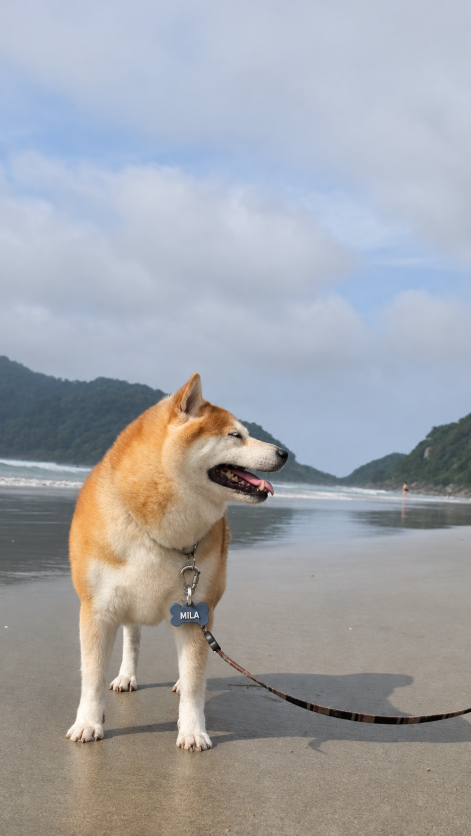
#> input picture tools/assets/mila/mila_corpo.png, 941 x 1671 px, given in place of logo.jpg, which was not available (shown at 1/2 size)
$ python cover_mila.py
#> lines starting #> are read from the running program, lines starting #| are printed output that depends on the picture
### tools/gen4.py
import os as _os
HERE = _os.path.dirname(_os.path.abspath(__file__))
import math, os, subprocess, sys
import numpy as np
from PIL import Image, ImageDraw, ImageFont, ImageOps

W, H, FPS = 1080, 1920, 30
D = HERE
OUT = D + '/out4'
os.makedirs(OUT, exist_ok=True)
LOGO_PATH = HERE + '/assets/logo.jpg'
FD = '/usr/share/fonts/truetype/google-fonts/'
FB = FD + 'Poppins-ExtraBold.ttf' if os.path.exists(FD + 'Poppins-ExtraBold.ttf') else FD + 'Poppins-Bold.ttf'
FM = FD + 'Poppins-Medium.ttf' if os.path.exists(FD + 'Poppins-Medium.ttf') else FD + 'Poppins-Bold.ttf'

# Mavan identity: charcoal on cream, thin line-art, a gold accent for "value"
CREAM = (248, 245, 239)
CHAR = (38, 36, 40)
OL = CHAR
GOLD = (236, 176, 62)
GOLDL = (255, 226, 150)
WARM = (226, 219, 207)
LINEC = (233, 227, 217)
GRAY = (128, 122, 118)
RED = (214, 64, 64)
WHITE = (255, 255, 255)

LINES = [
    ('633c0a6f-01-cliente.mp3', 'cliente', 'Ué... você imprime em 3D? Deve tá rico, hein?'),
    ('238095e8-02-sofia.mp3', 'mari', 'Rico? Senta aqui que eu te mostro a conta.'),
    ('d404e46a-Sofia_explicando.mp3', 'mari', 'Filamento caro... conta de luz... peça que falha...'),
    ('03a22d49-04-cliente.mp3', 'cliente', 'Mas o guru falou que era só ligar e faturar!'),
    ('61d4daf0-05-sofia.mp3', 'mari', 'Mentira. Quem lucra vende DESIGN, NICHO e MARCA. Não hora de máquina.'),
    ('4bd53f2e-06-sofia.mp3', 'mari', 'Concorda ou tá com raiva? Comenta EU se já perdeu filamento à toa.'),
]
LEAD, GAP, HOLD, ENDCARD = 0.25, 0.35, 1.7, 1.4
SR = 22050

# ---------------------------------------------------------------- audio analysis
# [14 lines left out: function analyse, not called in this run]

A = os.environ.get('MAVAN_SKIT_AUDIO', HERE + '/aud_skit/')  # só o vídeo-esquete antigo usa isto
if all(os.path.exists(A + fn) for fn, _, _ in LINES):
    AUD = []
    for fn, spk, txt in LINES:
        s, e, env = analyse(A + fn)
        AUD.append(dict(file=A + fn, spk=spk, txt=txt, s=s, e=e, d=e - s, env=env))
    P = []
    tcur = LEAD
    for a in AUD:
        P.append(tcur)
        tcur += a['d'] + GAP

    # scene cuts
    C1 = P[2] - 0.05      # wide -> close A
    C2 = P[3] - 0.05      # close A -> wide
    C3 = P[4] - 0.05      # wide -> close B
    C4 = P[5] - 0.05      # close B -> wide CTA
    C5 = P[5] + AUD[5]['d'] + HOLD   # wide -> end card
    TOTAL = C5 + ENDCARD

else:  # áudios do esquete ausentes: os geradores novos importam apenas os utilitários deste arquivo
    AUD = [dict(d=1.0)] * len(LINES)
    P = [0.0] * len(LINES)
    C1 = C2 = C3 = C4 = C5 = 0.0
    TOTAL = 1.0

# ---------------------------------------------------------------- helpers
_c = {}
def font(path, size):
    k = (path, size)
    if k not in _c:
        _c[k] = ImageFont.truetype(path, size)
    return _c[k]

# [27 lines left out: functions tl, eob, paste_pop, not called in this run]

def put(img, txt, size, color, cx, cy, t, start, fpath=None, alpha=1.0):
    paste_pop(img, tl(txt, size, color, fpath), cx, cy, (t - start) / 0.25, alpha)

# ---------------------------------------------------------------- logo
def load_logo():
    g = np.asarray(Image.open(LOGO_PATH).convert('L')).astype(np.float32)
    alpha = np.clip((235 - g) / (235 - 70), 0, 1)
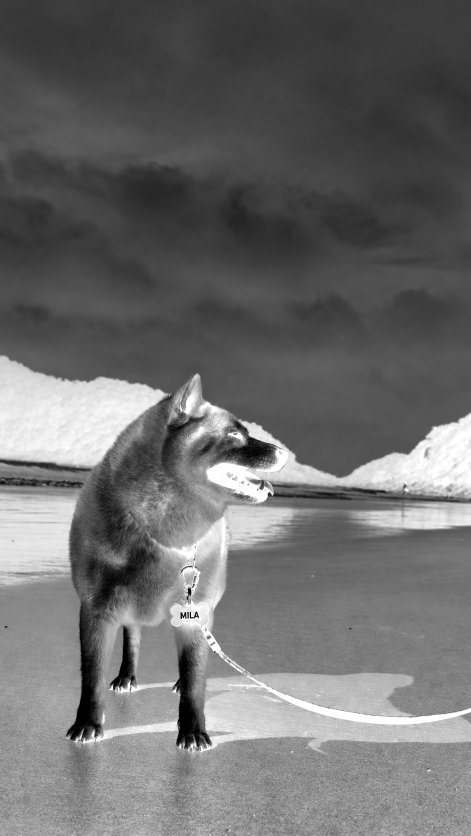
#> alpha: shape (1671, 941) float32 (shown at 1/2 size); min 0, max 1, mean 0.427
    ys, xs = np.where(alpha > 0.08)
    y0, y1, x0, x1 = ys.min(), ys.max() + 1, xs.min(), xs.max() + 1
#> y0 = 0; y1 = 1671; x0 = 0; x1 = 941
    alpha = alpha[y0:y1, x0:x1]
    rgba = np.zeros(alpha.shape + (4,), np.uint8)
    rgba[..., 0], rgba[..., 1], rgba[..., 2] = CHAR
    rgba[..., 3] = (alpha * 255).astype(np.uint8)
    return Image.fromarray(rgba, 'RGBA')

LOGO = load_logo()
def logo_w(width):
    k = ('logo', width)
    if k not in _c:
        _c[k] = LOGO.resize((width, int(LOGO.height * width / LOGO.width)), Image.LANCZOS)
    return _c[k]

# ---------------------------------------------------------------- icons and pills
# [36 lines left out: functions heart_pts, draw_icon, not called in this run]

def pill(txt, size, fg, bg, icon=None):
    key = ('pill', txt, size, fg, bg, icon)
    if key in _c:
        return _c[key]
    f = font(FB, size)
    tw = int(f.getlength(txt))
    pad = 40
    iw = 80 if icon else 0
    w = tw + pad * 2 + iw
    h = int(size * 1.95)
    im = Image.new('RGBA', (w + 20, h + 20), (0, 0, 0, 0))
    d = ImageDraw.Draw(im)
    d.rounded_rectangle((10, 10, 10 + w, 10 + h), radius=h // 2, fill=bg, outline=OL, width=5)
    if icon:
        draw_icon(d, icon, 10 + pad + 26, 10 + h // 2, 26)
    d.text((10 + pad + iw, 10 + h // 2), txt, font=f, fill=fg, anchor='lm')
    _c[key] = im
    return im

# [96 lines left out: functions rot, sparkle_layer, coin_layer, tag_layer, gem_layer, crown_layer, not called in this run]

def paste_center(img, layer, cx, cy, alpha=1.0):
    if alpha < 1:
        layer = layer.copy()
        layer.putalpha(layer.getchannel('A').point(lambda v: int(v * alpha)))
    img.paste(layer, (int(cx - layer.width / 2), int(cy - layer.height / 2)), layer)

# [18 lines left out: function draw_value_items, not called in this run]

# ---------------------------------------------------------------- stage drawing (2x supersample, with scale transform)
S = 2

class Stage:
    # [4 lines left out: function __init__, not called in this run]
    def X(self, x): return (x * self.k + self.ox) * S
    def Y(self, y): return (y * self.k + self.oy) * S
    def R(self, r): return r * self.k * S
    def LW(self, w): return max(1, int(round(w * self.k * S)))
    def circ(self, x, y, r, fill, ol=True, w=3, olc=OL):
        X, Y, R = self.X(x), self.Y(y), self.R(r)
        self.d.ellipse((X - R, Y - R, X + R, Y + R), fill=fill, outline=olc if ol else None, width=self.LW(w))
    def ell(self, x0, y0, x1, y1, fill, ol=True, w=3, olc=OL):
        self.d.ellipse((self.X(x0), self.Y(y0), self.X(x1), self.Y(y1)), fill=fill,
                       outline=olc if ol else None, width=self.LW(w))
    def rect(self, x0, y0, x1, y1, fill, rad=0, ol=True, w=3, olc=OL):
        self.d.rounded_rectangle((self.X(x0), self.Y(y0), self.X(x1), self.Y(y1)), radius=self.R(rad), fill=fill,
                                 outline=olc if ol else None, width=self.LW(w))
    # [16 lines left out: function line, not called in this run]
    def arc(self, box, a0, a1, fill, w):
        x0, y0, x1, y1 = box
        self.d.arc((self.X(x0), self.Y(y0), self.X(x1), self.Y(y1)), a0, a1, fill=fill, width=self.LW(w))
    # [9 lines left out: functions pie, poly, not called in this run]

SKIN_M = (246, 208, 178)
SKIN_C = (214, 160, 122)
MOUTH = (120, 28, 40)

def mouth_open(st, cx, my, lvl, wide=14):
    hs = [0, 8, 16, 26][lvl]
    st.ell(cx - wide, my - 3, cx + wide, my - 3 + hs, MOUTH, ol=True, w=3)

# [144 lines left out: functions draw_mari, draw_cliente, not called in this run]

# ---------------------------------------------------------------- printer (wide shots)
PX, BED_Y, HMAX, SPEED = 540, 505, 200, 12.0

def profile_w(h):
    return 34 + 26 * math.sin(h / 200.0 * math.pi * 0.9 + 0.3)

# [24 lines left out: functions draw_object, draw_spaghetti, not called in this run]

TF = P[2] + AUD[2]['d'] * 0.74

# [34 lines left out: function draw_printer, not called in this run]

# ---------------------------------------------------------------- backgrounds
def make_wide_bg():
    base = Image.new('RGB', (W, H), CREAM)
    d = ImageDraw.Draw(base)
    floor_y = 1470
    d.rectangle((0, floor_y, W, H), fill=WARM)
    for i in range(0, 14):
        y = floor_y + 14 + i * 46
        d.line((0, y, W, y), fill=(214, 206, 192), width=3)
    d.rectangle((0, floor_y - 5, W, floor_y), fill=CHAR)
    return base

BG_WIDE = make_wide_bg()
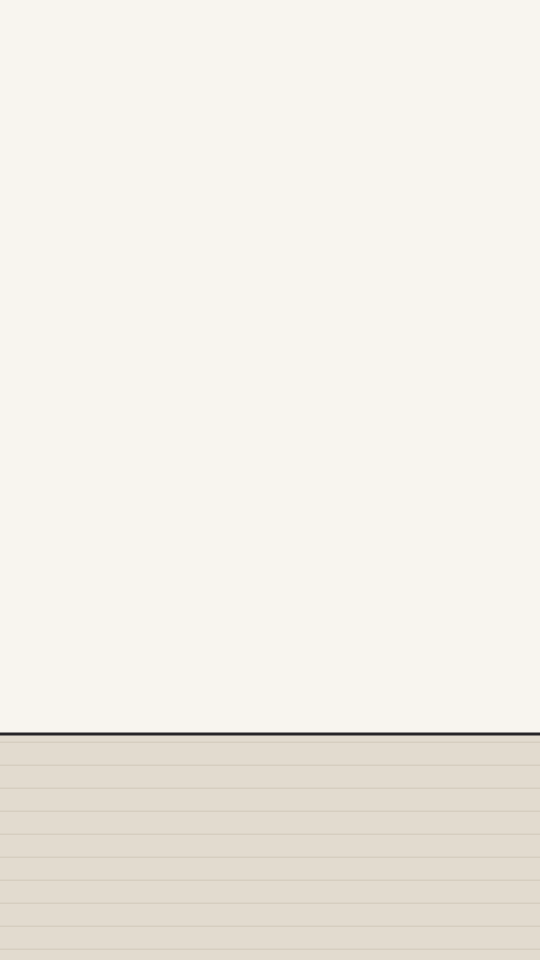
#> BG_WIDE: PIL image 1080x1920 RGB (shown at 1/2 size); mean R, G, B 242, 238.1, 230.7

# [35 lines left out: functions bg_wide, bg_cu, wrap, not called in this run]

def is_emph(w):
    z = ''.join(c for c in w if c.isalpha())
    return len(z) >= 2 and z.isupper() and not any(c.isdigit() for c in w)

BSIZE, BLH, BPAD, BMAXW = 48, 64, 34, 640
_bub = {}

# [74 lines left out: functions make_bubble, draw_bubble, active_line, env_at, not called in this run]

def lvl_of(e):
    return 0 if e < 0.15 else 1 if e < 0.4 else 2 if e < 0.75 else 3

# [16 lines left out: functions cliente_mood, state, not called in this run]

# ---------------------------------------------------------------- scenes
CX_M, CX_L = 228, 840
WK = 1.18
FLOOR_Y = 1470
WOX = 540 * (1 - WK)
WOY = (FLOOR_Y - 560) - 770 * WK
def wx(x): return x * WK + WOX
HEAD_TOP_W = 560 + (770 - 478 - 66) * WK + WOY
TIP_W = HEAD_TOP_W - 6

def logo_bug(img, cx=540, cy=330, width=300, alpha=1.0):
    lg = logo_w(width)
    paste_center(img, lg, cx, cy, alpha)

# [36 lines left out: functions scene_wide, cards_and_values, not called in this run]

CU_K = 2.0
MARI_X = 280
CU_HY = 1060

# [22 lines left out: function scene_close, not called in this run]

CARDS_A = [('Filamento caro', 'spool', 790, 1010, -3, 0.06),
           ('Conta de luz', 'bulb', 800, 1170, 2.5, 0.40),
           ('Peça que falha', 'warn', 790, 1330, -2, 0.70)]
ITEMS_A = [('coin', 900, 860, 46, 0.0), ('coin', 640, 1560, 40, 1.4), ('tag', 900, 1520, 0, 0.7),
           ('spark', 630, 900, 44, 0.3), ('spark', 890, 1080, 34, 1.1), ('sparkw', 700, 1400, 30, 2.0)]
CARDS_B = [('DESIGN', 'pencil', 300, 1010, 3, 0.28),
           ('NICHO', 'target', 290, 1170, -2.5, 0.50),
           ('MARCA', 'heart', 300, 1330, 2, 0.70)]
ITEMS_B = [('crown', 250, 850, 0, 0.0), ('gem', 520, 1560, 0, 0.8), ('coin', 150, 1520, 44, 1.5),
           ('coin', 330, 1580, 36, 0.4), ('spark', 480, 930, 44, 0.3), ('spark', 90, 1120, 34, 1.1)]

# [86 lines left out: functions scene_cta, scene_end, frame, preview, render, not called in this run]

# [5 lines that do not run on import are left out]

### tools/cover_mila.py
"""Capa do vídeo B de 25/11/2026 (Mila): python3 -I cover_mila.py -> out21/capa_mila.png
Foto: Mila_close_com_plaquinha.png (imagem gerada por IA, enviada pelo Ivan)."""
import os as _os
HERE = _os.path.dirname(_os.path.abspath(__file__))
import sys
sys.path.insert(0, HERE)
import gen4 as g
from PIL import Image, ImageDraw, ImageFont

W, H = 1080, 1920
OL, GOLD, WHITE, GRAY = g.OL, g.GOLD, g.WHITE, g.GRAY
img = Image.open(HERE + '/assets/mila/mila_close.png').convert('RGB').resize((W, H), Image.LANCZOS)
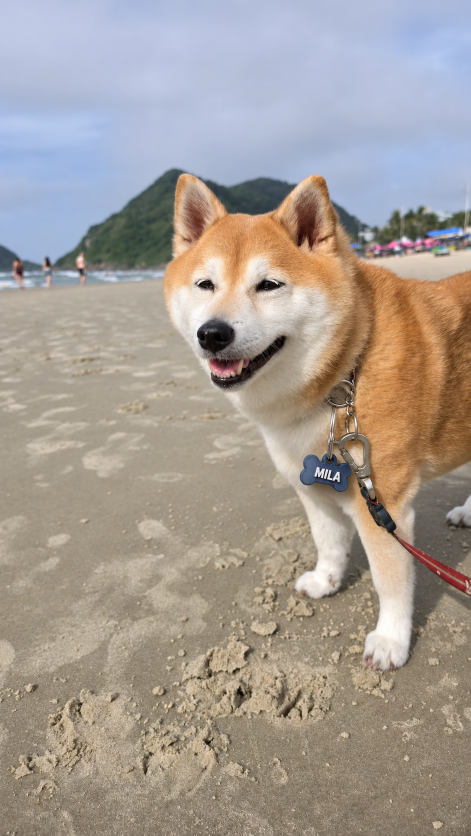
#> input picture tools/assets/mila/mila_close.png, 941 x 1671 px (shown at 1/2 size)
d = ImageDraw.Draw(img, 'RGBA')
# faixa escura suave embaixo para o texto
for k in range(520):
    a = int(170 * (k / 520) ** 1.4)
    d.line((0, H - 520 + k, W, H - 520 + k), fill=(20, 18, 24, a))
d.rounded_rectangle((36, 40, 346, 176), radius=28, fill=(250, 247, 240, 232))
g.logo_bug(img, 191, 106, 230)
#> in logo_w, `return _c[k]`:
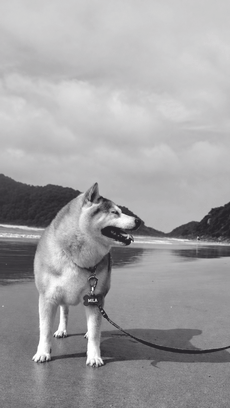
#> returned value: PIL image 230x408 RGBA; mean R, G, B, A 37.4, 35.4, 39.3, 108.3; transparent parts drawn white
#> in paste_center, `img.paste(layer, (int(cx - layer.width / 2), int(cy - layer.height / 2..`:
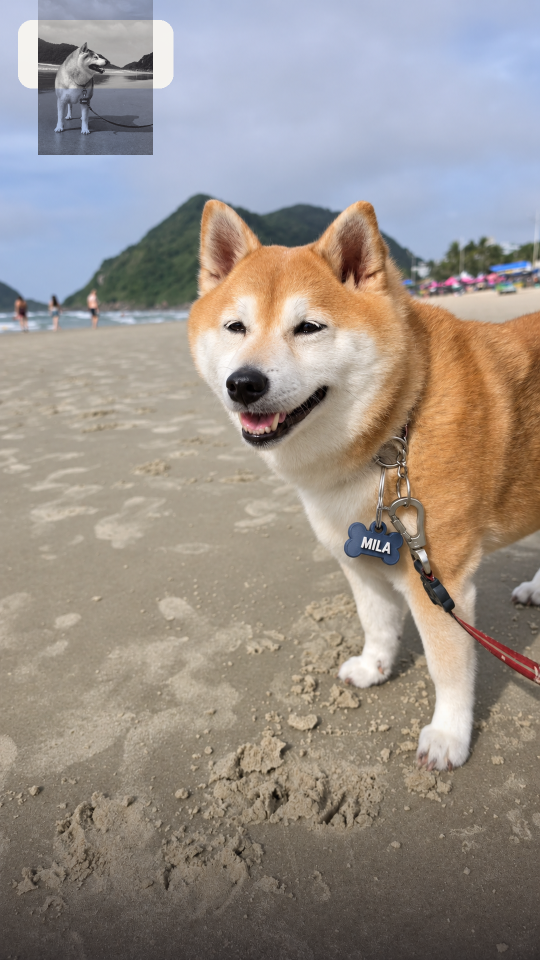
#> img: PIL image 1080x1920 RGB (shown at 1/2 size); mean R, G, B 153.6, 144.7, 137.8
f = ImageFont.truetype(g.FB, 90)
y0 = 1500
for i, t in enumerate(['SEU PET TEM NOME.', 'A PLAQUINHA TEM?']):
    y = y0 + i * 118
    wl = f.getlength(t)
    x = 540 - wl / 2
    if i == 1:
        d.rounded_rectangle((x - 20, y - 62, x + wl + 20, y + 62), radius=24, fill=GOLD)
        d.text((x, y), t, font=f, fill=OL, anchor='lm')
    else:
        d.text((x, y), t, font=f, fill=WHITE, anchor='lm', stroke_width=8, stroke_fill=OL)
g.paste_center(img, g.pill('ILUSTRAÇÃO GERADA POR IA', 26, GRAY, WHITE), 540, 1830)
#> in pill, `tw = int(f.getlength(txt))`: tw = 375
#> in pill, `w = tw + pad * 2 + iw`: w = 455
#> in pill, `im = Image.new('RGBA', (w + 20, h + 20), (0, 0, 0, 0))`: im: PIL image 475x70 RGBA; every value is 0
#> call 2 of paste_center, with cx = 540, cy = 1830, alpha = 1
#> in paste_center (call 2), `img.paste(layer, (int(cx - layer.width / 2), int(cy - layer.height / 2..`:
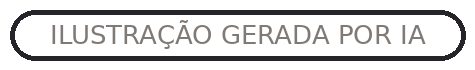
#> layer: PIL image 475x70 RGBA; mean R, G, B, A 134.6, 133.9, 134.3, 173.9; transparent parts drawn white
#> in paste_center (call 2), `img.paste(layer, (int(cx - layer.width / 2), int(cy - layer.height / 2..`:
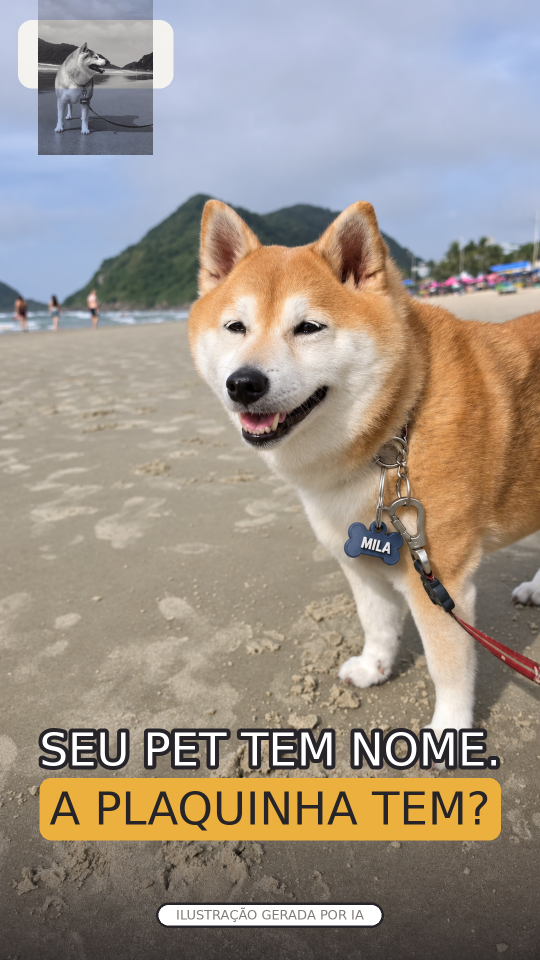
#> img: PIL image 1080x1920 RGB (shown at 1/2 size); mean R, G, B 157.7, 147, 136.3
out = g.D + '/out21/capa_mila.png'
img.save(out)
print(out)
